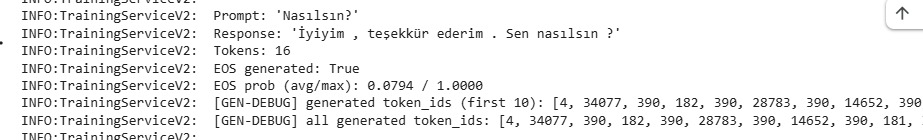
#> input picture image/1.jpeg, 923 x 140 px
$ python -i gorme.py   (imports and definitions only)
#> lines starting #> are read from the running program, lines starting #| are printed output that depends on the picture
# -*- coding: utf-8 -*-
"""Seeing: an image as a perceived thing with its aspects (vision 10: any sense; an adapter, no core code).

No trained network: plain arithmetic on the pixels. An image becomes
  * one item on the sense channel "goz": its gist (a 64-bit difference hash), the same image is the same thing;
  * facets on the channel "gorunum" (they accompany the item, they are not part of a sentence):
      - 8 position-specific bytes of the difference hash (coarse shape and layout of light and dark),
      - the colour of each cell of a 4 x 4 grid (8 hues when saturated, else dark / mid / light),
      - the 3 dominant colours of the whole image (position-free),
      - the dominant edge orientation and the edge density.
Two photos of the same face, object or scene share many facets; the core's facet similarity (F18) lets a new image
join the categories of the images it resembles, and lets the most similar members speak loudest.
"""
from __future__ import annotations

import math
from typing import List, Tuple

EYE, LOOK = "goz", "gorunum"


def _pixels(img) -> list:
    """The pixels of an image as a flat list (get_flattened_data in newer Pillow, getdata in older ones)."""
    flat = getattr(img, "get_flattened_data", None)
    return list(flat() if flat is not None else img.getdata())


def _palette(r: float, g: float, b: float) -> str:
    mx, mn = max(r, g, b), min(r, g, b)
    light = (mx + mn) / 2.0
    if mx - mn < 40:                                      # unsaturated: a grey level
        return "koyu" if light < 85 else ("orta" if light < 170 else "acik")
    if mx == r:
        h = ((g - b) / (mx - mn)) % 6
    elif mx == g:
        h = (b - r) / (mx - mn) + 2
    else:
        h = (r - g) / (mx - mn) + 4
    hue = int(((h * 60.0) % 360) // 45)                   # 8 hues of 45 degrees
    return "ton%d" % hue


def features(path: str) -> Tuple[str, List[str]]:
    """(gist symbol, facet symbols) of an image file."""
#> called with path = '../image/1.jpeg'
    from PIL import Image
    img = Image.open(path).convert("RGB")
#> img is the input picture: PIL image 923x140 RGB; mean R, G, B 239.4, 239.4, 239.4
    small = img.resize((32, 32))
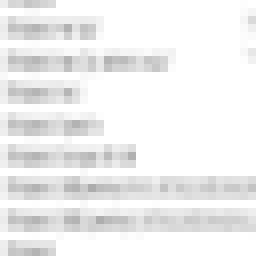
#> small: PIL image 32x32 RGB (shown 8 times larger); min 172, max 255, mean 239.1
    px = _pixels(small)
#> px = 1024 items, first 6: (238, 238, 238), (214, 214, 214), (217, 217, 217), (198, 198, 198), (204, 204, 204), (212, 212, 212)
    gray9 = img.convert("L").resize((9, 8))
    g = _pixels(gray9)
#> g = 72 values, max 255 at index 4, min 223 at index 47, mean 238.8
    bits = [1 if g[r * 9 + c] > g[r * 9 + c + 1] else 0 for r in range(8) for c in range(8)]
#> bits = 64 values, max 1 at index 0, min 0 at index 1, mean 0.312
    value = 0
    for b in bits:
        value = (value << 1) | b
#> this loop made 64 passes
#> (b, value) on passes 2 to 13: (0, 2), (0, 4), (0, 8), (0, 16), (0, 32), (0, 64), (1, 129), (1, 259), (0, 518), (0, 1036), (0, 2072), (0, 4144)
#> value on pass 1: 1
#> after the loop, value = 9331898784479168164
    facets = ["dh%d=%02x" % (i, (value >> (8 * (7 - i))) & 0xFF) for i in range(8)]
#> facets = ['dh0=81', 'dh1=81', 'dh2=90', 'dh3=80', 'dh4=80', 'dh5=c7', 'dh6=c6', 'dh7=a4']
    for row in range(4):                                  # colour layout
        for col in range(4):
            cell = [px[(row * 8 + y) * 32 + col * 8 + x] for y in range(8) for x in range(8)]
            r = sum(p[0] for p in cell) / 64.0
            gg = sum(p[1] for p in cell) / 64.0
            b = sum(p[2] for p in cell) / 64.0
            facets.append("h%d%d=%s" % (row, col, _palette(r, gg, b)))
#> this loop made 4 passes
#> after the loop, facets = ['dh0=81', 'dh1=81', 'dh2=90', 'dh3=80', 'dh4=80', 'dh5=c7', 'dh6=c6', 'dh7=a4', 'h00=acik', 'h01=acik', 'h02=acik', 'h03=acik', 'h10=acik', 'h11=acik', 'h12=acik', 'h13=acik', 'h20=acik', 'h21=acik', 'h22=acik', 'h23=acik', 'h30=acik', 'h31=acik', 'h32=acik', 'h33=acik']
    counts = {}
    for p in px:
        k = _palette(*p)
        counts[k] = counts.get(k, 0) + 1
#> this loop made 1024 passes
#> after the loop, counts = {'acik': 1024}
    for k, _ in sorted(counts.items(), key=lambda kv: -kv[1])[:3]:
        facets.append("renk=%s" % k)
#> this loop made 1 pass
#> k on pass 1: 'acik'
#> after the loop, facets = 25 items, first 6: 'dh0=81', 'dh1=81', 'dh2=90', 'dh3=80', 'dh4=80', 'dh5=c7'
    lum = [0.299 * p[0] + 0.587 * p[1] + 0.114 * p[2] for p in px]
#> lum = 1024 values, max 255 at index 7, min 172 at index 747, mean 239.1
    hist = [0.0, 0.0, 0.0, 0.0]
    total = 0.0
    for y in range(1, 31):
        for x in range(1, 31):
            gx = lum[y * 32 + x + 1] - lum[y * 32 + x - 1]
            gy = lum[(y + 1) * 32 + x] - lum[(y - 1) * 32 + x]
            mag = math.hypot(gx, gy)
            if mag < 1e-6:
                continue
            angle = math.degrees(math.atan2(gy, gx)) % 180
            hist[int(((angle + 22.5) % 180) // 45)] += mag
            total += mag
#> after the loop, hist = [1529.9, 1478.4, 18010.4, 1680]; total = 22698.7
    names = ("yatay", "capraz1", "dikey", "capraz2")
    facets.append("kenar=%s" % names[max(range(4), key=lambda i: hist[i])])
    facets.append("yogunluk=%d" % min(3, int(total / (30 * 30 * 40))))
    facets += _figure(img)
    return "g%016x" % value, facets


def _figure(img) -> List[str]:
    """Position- and size-free aspects of what stands out from the background (the border's typical colour): how
    much of its bounding box it fills, its width to height, and its own dominant colour."""
    small = img.resize((64, 64))
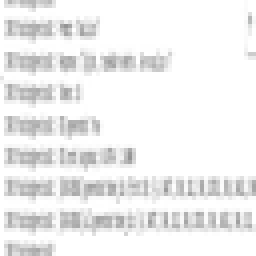
#> small: PIL image 64x64 RGB (shown 4 times larger); mean R, G, B 239.2, 239.2, 239.2
    px = _pixels(small)
#> px = 4096 items, first 6: (255, 255, 255), (218, 218, 218), (182, 182, 182), (205, 205, 205), (215, 215, 215), (187, 187, 187)
    border = [px[i] for i in range(64)] + [px[63 * 64 + i] for i in range(64)] + \
        [px[i * 64] for i in range(64)] + [px[i * 64 + 63] for i in range(64)]
#> border = 256 items, first 6: (255, 255, 255), (218, 218, 218), (182, 182, 182), (205, 205, 205), (215, 215, 215), (187, 187, 187)
    bg = tuple(sorted(c[k] for c in border)[len(border) // 2] for k in range(3))
#> bg = (255, 255, 255)
    mask = [sum(abs(p[k] - bg[k]) for k in range(3)) > 60 for p in px]
#> mask = 4096 items, first 6: False, True, True, True, True, True
    xs = [i % 64 for i, m in enumerate(mask) if m]
#> xs = 1127 values, max 63 at index 142, min 0 at index 286, mean 21.9
    ys = [i // 64 for i, m in enumerate(mask) if m]
#> ys = 1127 values from 0 to 63
    if len(xs) < 20:
        return ["figur=yok"]
    w, h = max(xs) - min(xs) + 1, max(ys) - min(ys) + 1
#> w = 64; h = 64
    fill = len(xs) / float(w * h)
#> fill = 0.275
    aspect = w / float(h)
#> aspect = 1
    counts = {}
    for i, m in enumerate(mask):
        if m:
            k = _palette(*px[i])
            counts[k] = counts.get(k, 0) + 1
#> this loop made 4096 passes
#> (m, mx in _palette, mn in _palette, light in _palette) on passes 2 to 13: (True, 218, 218, 218), (True, 182, 182, 182), (True, 205, 205, 205), (True, 215, 215, 215), (True, 187, 187, 187), (True, 193, 193, 193), (True, 184, 184, 184), (True, 183, 183, 183), (True, 209, 209, 209), (True, 201, 201, 201), (True, 198, 198, 198), (True, 186, 186, 186)
#> after the loop, counts = {'acik': 1088, 'orta': 39}
    colour = max(counts, key=counts.get)
#> colour = 'acik'
    return ["doluluk=%d" % min(9, int(fill * 10)), "oran=%s" % ("yatik" if aspect > 1.25 else "dik" if aspect < 0.8 else "esit"),
            "figur_renk=%s" % colour]

>>> result = features('../image/1.jpeg')
#> in features, `facets += _figure(img)`: facets = 30 items, first 6: 'dh0=81', 'dh1=81', 'dh2=90', 'dh3=80', 'dh4=80', 'dh5=c7'

$ run again, on image/2.jpeg
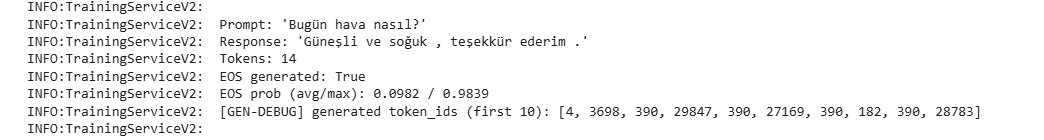
#> input picture image/2.jpeg, 1044 x 140 px
#> in features, img is the input picture: PIL image 1044x140 RGB; min 18, max 255, mean 243.4
#> in features, `small = img.resize((32, 32))`:
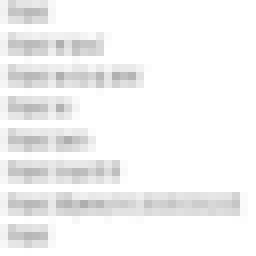
#> small: PIL image 32x32 RGB (shown 8 times larger); min 174, max 255, mean 243.1
#> in features, `px = _pixels(small)`: px = 1024 items, first 6: (243, 243, 243), (212, 212, 212), (228, 228, 228), (228, 228, 228), (233, 233, 233), (228, 228, 228)
#> g = 72 values, max 255 at index 4, min 225 at index 0, mean 243
#> bits = 64 values, max 1 at index 8, min 0 at index 0, mean 0.156
#> the loop in features, `for b in bits:` made 64 passes
#> (b, value) on passes 2 to 9: (0, 0), (0, 0), (0, 0), (0, 0), (0, 0), (0, 0), (0, 0), (1, 1)
#> after the loop in features, `for b in bits:`: value = 36170086423251456
#> in features, `facets = ["dh%d=%02x" % (i, (value >> (8 * (7 - i))) & 0xFF) for i in ..`: facets = ['dh0=00', 'dh1=80', 'dh2=80', 'dh3=80', 'dh4=80', 'dh5=c0', 'dh6=ca', 'dh7=00']
#> the loop in features, `for row in range(4):` made 4 passes
#> after the loop in features, `for row in range(4):`: facets = ['dh0=00', 'dh1=80', 'dh2=80', 'dh3=80', 'dh4=80', 'dh5=c0', 'dh6=ca', 'dh7=00', 'h00=acik', 'h01=acik', 'h02=acik', 'h03=acik', 'h10=acik', 'h11=acik', 'h12=acik', 'h13=acik', 'h20=acik', 'h21=acik', 'h22=acik', 'h23=acik', 'h30=acik', 'h31=acik', 'h32=acik', 'h33=acik']
#> the loop in features, `for p in px:` made 1024 passes
#> after the loop in features, `for p in px:`: counts = {'acik': 1024}
#> the loop in features, `for k, _ in sorted(counts.items(), key=lambda kv: -kv[1])[:3]:` made 1 pass
#> k on pass 1: 'acik'
#> after the loop in features, `for k, _ in sorted(counts.items(), key=lambda kv: -kv[1])[:3]:`: facets = 25 items, first 6: 'dh0=00', 'dh1=80', 'dh2=80', 'dh3=80', 'dh4=80', 'dh5=c0'
#> lum = 1024 values, max 255 at index 7, min 174 at index 552, mean 243.1
#> after the loop in features, `for y in range(1, 31):`: hist = [2090.1, 1056.4, 13624.8, 893.9]; total = 17665.1
#> in _figure, `small = img.resize((64, 64))`:
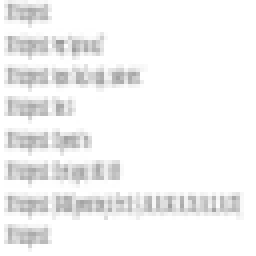
#> small: PIL image 64x64 RGB (shown 4 times larger); min 153, max 255, mean 243.3
#> in _figure, `px = _pixels(small)`: px = 4096 items, first 6: (255, 255, 255), (246, 246, 246), (235, 235, 235), (241, 241, 241), (245, 245, 245), (244, 244, 244)
#> border = 256 items, first 6: (255, 255, 255), (246, 246, 246), (235, 235, 235), (241, 241, 241), (245, 245, 245), (244, 244, 244)
#> bg = (255, 255, 255)
#> mask = 4096 items, first 6: False, False, False, False, False, False
#> xs = 829 values, max 59 at index 549, min 1 at index 0, mean 17.62
#> ys = 829 values from 1 to 61
#> w = 59; h = 61
#> fill = 0.23
#> aspect = 0.967
#> the loop in _figure, `for i, m in enumerate(mask):` made 4096 passes
#> after the loop in _figure, `for i, m in enumerate(mask):`: counts = {'acik': 808, 'orta': 21}
#> colour = 'acik'
#> in features, `facets += _figure(img)`: facets = 30 items, first 6: 'dh0=00', 'dh1=80', 'dh2=80', 'dh3=80', 'dh4=80', 'dh5=c0'

$ run again, on image/3.jpeg
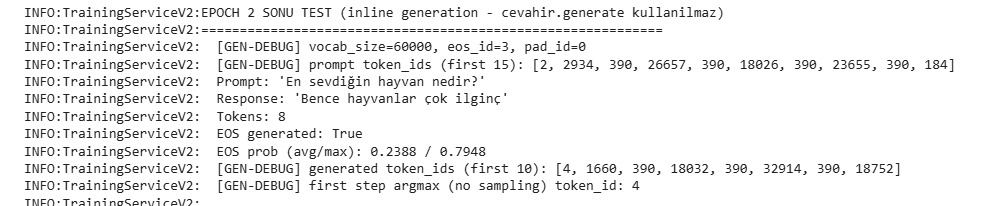
#> input picture image/3.jpeg, 990 x 206 px
#> in features, img is the input picture: PIL image 990x206 RGB; min 19, max 255, mean 239.2
#> in features, `small = img.resize((32, 32))`:
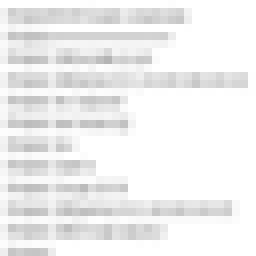
#> small: PIL image 32x32 RGB (shown 8 times larger); min 180, max 255, mean 239
#> in features, `px = _pixels(small)`: px = 1024 items, first 6: (255, 255, 255), (255, 255, 255), (255, 255, 255), (255, 255, 255), (255, 255, 255), (255, 255, 255)
#> g = 72 values, max 255 at index 7, min 221 at index 56, mean 238.6
#> bits = 64 values, max 1 at index 0, min 0 at index 1, mean 0.25
#> the loop in features, `for b in bits:` made 64 passes
#> (b, value) on passes 2 to 9: (0, 2), (1, 5), (0, 10), (1, 21), (0, 42), (0, 84), (0, 168), (1, 337)
#> after the loop in features, `for b in bits:`: value = 12150923607408689296
#> in features, `facets = ["dh%d=%02x" % (i, (value >> (8 * (7 - i))) & 0xFF) for i in ..`: facets = ['dh0=a8', 'dh1=a0', 'dh2=c0', 'dh3=a4', 'dh4=80', 'dh5=80', 'dh6=c0', 'dh7=90']
#> the loop in features, `for row in range(4):` made 4 passes
#> after the loop in features, `for row in range(4):`: facets = ['dh0=a8', 'dh1=a0', 'dh2=c0', 'dh3=a4', 'dh4=80', 'dh5=80', 'dh6=c0', 'dh7=90', 'h00=acik', 'h01=acik', 'h02=acik', 'h03=acik', 'h10=acik', 'h11=acik', 'h12=acik', 'h13=acik', 'h20=acik', 'h21=acik', 'h22=acik', 'h23=acik', 'h30=acik', 'h31=acik', 'h32=acik', 'h33=acik']
#> the loop in features, `for p in px:` made 1024 passes
#> after the loop in features, `for p in px:`: counts = {'acik': 1024}
#> the loop in features, `for k, _ in sorted(counts.items(), key=lambda kv: -kv[1])[:3]:` made 1 pass
#> k on pass 1: 'acik'
#> after the loop in features, `for k, _ in sorted(counts.items(), key=lambda kv: -kv[1])[:3]:`: facets = 25 items, first 6: 'dh0=a8', 'dh1=a0', 'dh2=c0', 'dh3=a4', 'dh4=80', 'dh5=80'
#> lum = 1024 values, max 255 at index 0, min 180 at index 237, mean 239
#> after the loop in features, `for y in range(1, 31):`: hist = [1342.8, 2184.2, 12565.8, 2966.1]; total = 19058.8
#> in _figure, `small = img.resize((64, 64))`:
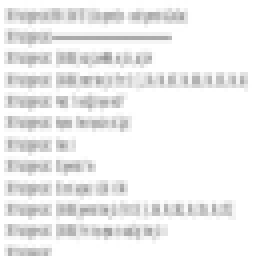
#> small: PIL image 64x64 RGB (shown 4 times larger); min 150, max 255, mean 239
#> in _figure, `px = _pixels(small)`: px = 4096 items, first 6: (255, 255, 255), (255, 255, 255), (255, 255, 255), (255, 255, 255), (255, 255, 255), (255, 255, 255)
#> border = 256 items, first 6: (255, 255, 255), (255, 255, 255), (255, 255, 255), (255, 255, 255), (255, 255, 255), (255, 255, 255)
#> bg = (255, 255, 255)
#> mask = 4096 items, first 6: False, False, False, False, False, False
#> xs = 1204 values, max 61 at index 352, min 1 at index 0, mean 20.94
#> ys = 1204 values from 2 to 63
#> w = 61; h = 62
#> fill = 0.318
#> aspect = 0.984
#> after the loop in _figure, `for i, m in enumerate(mask):`: counts = {'acik': 1182, 'orta': 22}
#> colour = 'acik'
#> in features, `facets += _figure(img)`: facets = 30 items, first 6: 'dh0=a8', 'dh1=a0', 'dh2=c0', 'dh3=a4', 'dh4=80', 'dh5=80'

$ run again, on image/4.jpeg
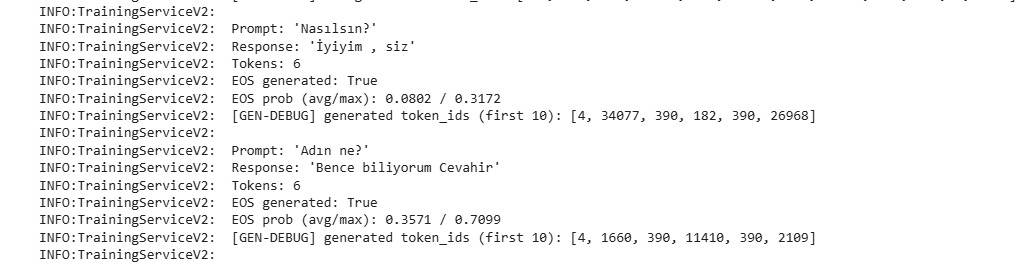
#> input picture image/4.jpeg, 1023 x 263 px
#> in features, img is the input picture: PIL image 1023x263 RGB; min 20, max 255, mean 244.2
#> in features, `small = img.resize((32, 32))`:
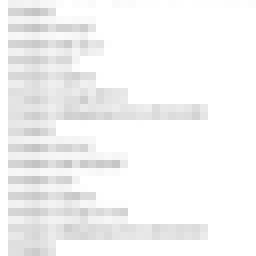
#> small: PIL image 32x32 RGB (shown 8 times larger); min 195, max 255, mean 244
#> in features, `px = _pixels(small)`: px = 1024 items, first 6: (255, 255, 255), (241, 241, 241), (242, 242, 242), (244, 244, 244), (241, 241, 241), (246, 246, 246)
#> g = 72 values, max 255 at index 5, min 224 at index 10, mean 243.6
#> bits = 64 values, max 1 at index 0, min 0 at index 1, mean 0.172
#> the loop in features, `for b in bits:` made 64 passes
#> (b, value) on passes 2 to 9: (0, 2), (0, 4), (0, 8), (0, 16), (0, 32), (0, 64), (0, 128), (1, 257)
#> after the loop in features, `for b in bits:`: value = 9259542140453684356
#> in features, `facets = ["dh%d=%02x" % (i, (value >> (8 * (7 - i))) & 0xFF) for i in ..`: facets = ['dh0=80', 'dh1=80', 'dh2=80', 'dh3=84', 'dh4=80', 'dh5=80', 'dh6=84', 'dh7=84']
#> the loop in features, `for row in range(4):` made 4 passes
#> after the loop in features, `for row in range(4):`: facets = ['dh0=80', 'dh1=80', 'dh2=80', 'dh3=84', 'dh4=80', 'dh5=80', 'dh6=84', 'dh7=84', 'h00=acik', 'h01=acik', 'h02=acik', 'h03=acik', 'h10=acik', 'h11=acik', 'h12=acik', 'h13=acik', 'h20=acik', 'h21=acik', 'h22=acik', 'h23=acik', 'h30=acik', 'h31=acik', 'h32=acik', 'h33=acik']
#> the loop in features, `for p in px:` made 1024 passes
#> after the loop in features, `for p in px:`: counts = {'acik': 1024}
#> the loop in features, `for k, _ in sorted(counts.items(), key=lambda kv: -kv[1])[:3]:` made 1 pass
#> k on pass 1: 'acik'
#> after the loop in features, `for k, _ in sorted(counts.items(), key=lambda kv: -kv[1])[:3]:`: facets = 25 items, first 6: 'dh0=80', 'dh1=80', 'dh2=80', 'dh3=84', 'dh4=80', 'dh5=80'
#> lum = 1024 values, max 255 at index 0, min 195 at index 644, mean 244
#> after the loop in features, `for y in range(1, 31):`: hist = [2928.2, 1061.2, 5218.5, 1097.4]; total = 10305.3
#> in _figure, `small = img.resize((64, 64))`:
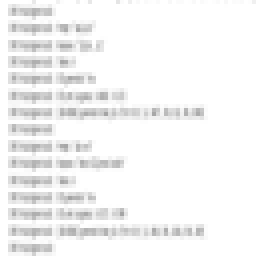
#> small: PIL image 64x64 RGB (shown 4 times larger); min 165, max 255, mean 244
#> in _figure, `px = _pixels(small)`: px = 4096 items, first 6: (255, 255, 255), (255, 255, 255), (255, 255, 255), (255, 255, 255), (255, 255, 255), (255, 255, 255)
#> border = 256 items, first 6: (255, 255, 255), (255, 255, 255), (255, 255, 255), (255, 255, 255), (255, 255, 255), (255, 255, 255)
#> bg = (255, 255, 255)
#> mask = 4096 items, first 6: False, False, False, False, False, False
#> xs = 824 values, max 50 at index 319, min 2 at index 4, mean 15.58
#> ys = 824 values from 0 to 63
#> w = 49; h = 64
#> fill = 0.263
#> aspect = 0.766
#> the loop in _figure, `for i, m in enumerate(mask):` made 4096 passes
#> (m, mx in _palette, mn in _palette, light in _palette) on passes 9, 23, 30: (True, 233, 233, 233), (True, 232, 232, 232), (True, 229, 229, 229)
#> after the loop in _figure, `for i, m in enumerate(mask):`: counts = {'acik': 816, 'orta': 8}
#> colour = 'acik'
#> in features, `facets += _figure(img)`: facets = 30 items, first 6: 'dh0=80', 'dh1=80', 'dh2=80', 'dh3=84', 'dh4=80', 'dh5=80'
